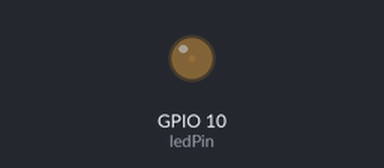
A sketch run on a simulated ESP32-S3. On the bench: output pins drawn as LEDs (lit = HIGH).

Above: at 0.05 s.
At 2.15 s:
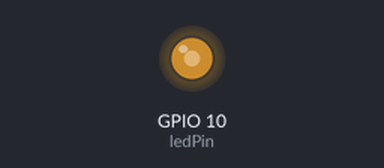
At 3.45 s:
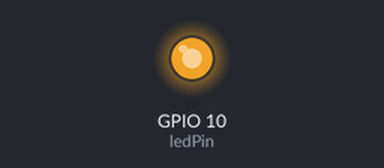
At 6.9 s:
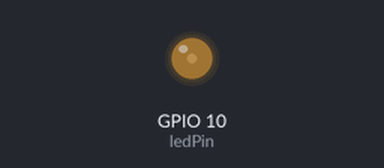
Timing chart, 0 to 10.0 s (numbered marks = the images above):
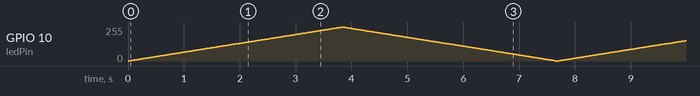

The sketch:

touch_sensor.ino
```cpp
/*
 * LED breathing light sample
 */
const int ledPin = 10;  // Actually output pin after PWM generation

//Set PWM parameter
const int freq = 5000;//PWM frequency
const int ledChannel = 0;//GPIO for signal generation
const int resolution = 8;//8-bit resolution

void setup(){
  //PWM parameter setting
  ledcSetup(ledChannel, freq, resolution);

  //Attach the signal generation channel to the output channel
  ledcAttachPin(ledPin, ledChannel);
}

void loop(){
  //Start to brighten
  for(int dutyCycle = 0; dutyCycle <= 255; dutyCycle++){
    // changing the LED brightness with PWM
    ledcWrite(ledChannel, dutyCycle);
    delay(15);
  }

  //Start to dim
  for(int dutyCycle = 255; dutyCycle >= 0; dutyCycle--){
    // changing the LED brightness with PWM
    ledcWrite(ledChannel, dutyCycle);
    delay(15);
  }
}
```
